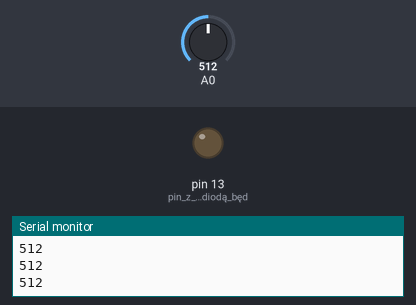
Simulated run of this sketch. Board: Arduino Uno, built with avr-gcc and run on an emulated ATmega328P. Shown: output pins drawn as LEDs (lit = HIGH), the last lines printed to the serial monitor. The test bench sets the inputs (shaded band); at power-on: A0 = 512.

Above: at 1.2 s.
1.3 s: A0 set to 478
2.8 s: A0 set to 452
At 3.8 s:
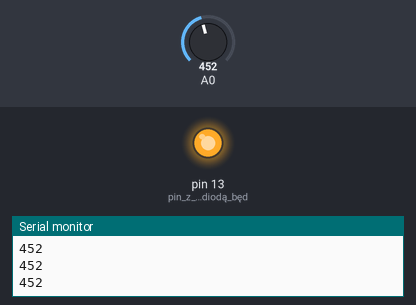
4.3 s: A0 set to 480
At 5.0 s:
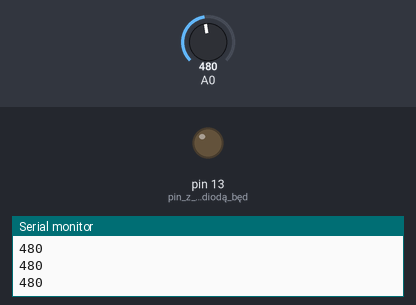
5.8 s: A0 set to 460
At 7.0 s:
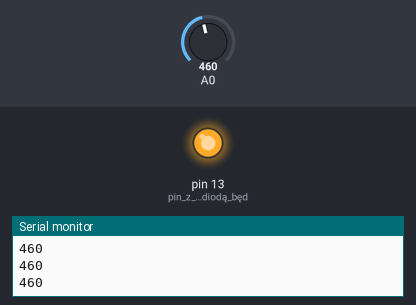
Timing chart, 0 to 8.3 s (numbered marks = the images above; inputs shaded):
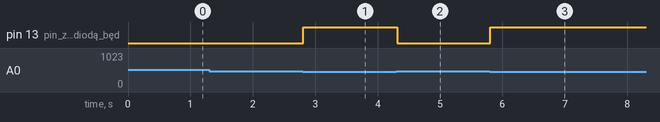

The sketch:

czytajdzwiek.ino
```cpp
/*
by Robert Gogol 26.01.2020 | KOLORKING MUZYCZNY Poznań
PROSTY TRIGGER AUDIO
1.podawany sygnał dostosowac korektorem graficznym / filtrem tak aby uwypuklic
pasmo, ktore ma triggerować uklad
2.sygnal podac przez kondensator okolo 100uF na dzielnk napiecia 100k/100k rozpiety miedzy GND i A0
3.czułość ukladu to odstępsto od zera wejścia A0, w zakresie od polowy
rozdzielczosci przetwornika do, jak mi wyszlo z testow - odchylki okolo +/- 100
czyli 1023/2=ca.512  np. 400-512 w dol lub 512-612 w gore
>>490 to czulosc bardzo duza
>>470 to czulosc sredna
>>400 to czulosc bardzo niska
*/

int sensuj;                       // twórz zmienną detekcji sygnału audio

void setup() {

  pinMode (LED_BUILTIN, OUTPUT);  //  pin z wbudowaną diodą będzie wyjściem
  Serial.begin(9600);             //  otwórz port szeregowy z szybkością 9600

}


void loop() {

  sensuj = analogRead(A0);        // wpisz wartość portu analogowego A0 do zmiennej "sensuj"
  if ( sensuj <= 470 ) {          // TU SIĘ USTAWIA CZUŁOŚĆ - JESLI dolny peak audio zejdzie ponizej 470, wtedy:
    digitalWrite( LED_BUILTIN, 1);// >> zapal LED
    delay(10);                    // >> poczekaj 10 ms dla stabilzacji ukladu
    }
  else {                          // W PRZECIWNYM RAZIE
    digitalWrite( LED_BUILTIN, 0);// >> nie zapalaj / zgas LED
    }

  Serial.println(sensuj);         // wpisz na port szeregowy odczytywane wartosci
  delay(10);                      // poczekaj 10 ms dla stabilzacji ukladu

}
```

Measured:
- the behaviour switches between 471 and 470 on A0 (found by bisection; images 0 and 1)
- after the input at 2.8 s, pin 13 (pin_z_wbudowaną_diodą_będ): LOW → HIGH at once
- after the input at 4.3 s, pin 13 (pin_z_wbudowaną_diodą_będ): HIGH → LOW at once
- after the input at 5.8 s, pin 13 (pin_z_wbudowaną_diodą_będ): LOW → HIGH at once
